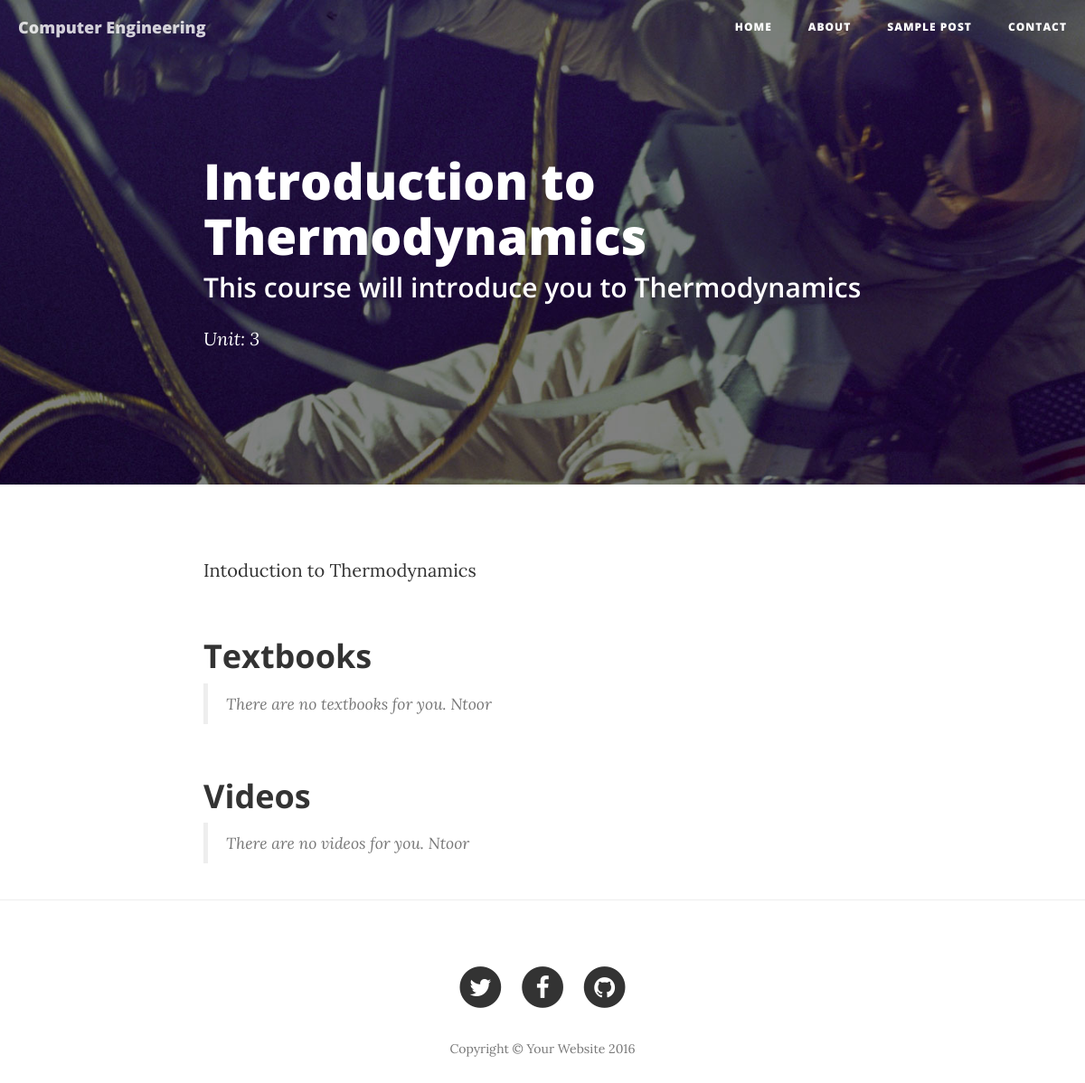
Screenshot of /Cscapp/course/CHE201/ with the database file from the repository.
### Cscapp/models.py (models this page shows, shortened)
class Course(models.Model):
    title = models.CharField(max_length=300, unique=True, default="Title")
    code = models.CharField(max_length=145, unique=True)
    unit = models.IntegerField(default=0)
    introductory = models.TextField(blank=True, null=True)
    text = models.TextField()
    class Meta:
        verbose_name_plural = 'courses'

### Cscapp/views.py (the view)
# urls.py: url(r'^course/(?P<course_code>[\w\-]+)/$', views.show_course, name='show_course'),
def show_course(request, course_code):
    context_dict = {}
    template = 'Cscapp/show_course.html'
    try:
        course = Course.objects.get(code=course_code)
        thetextbook = Textbook.objects.filter(course=course)
        thevideo = Video.objects.filter(course=course)
        context_dict['course'] = course
        context_dict['textbook'] = thetextbook
        context_dict['video'] = thevideo
    except Course.DoesNotExist:
        context_dict['course'] = None
        context_dict['textbook'] = None
        context_dict['video'] = None
    return render(request, template, context_dict)

### templates/Cscapp/show_course.html (shortened to what this page needs)
<!DOCTYPE html>
<html lang="en">
{% load staticfiles %}
<head>
    <link href={% static "vendor/bootstrap/css/bootstrap.min.css" %} rel="stylesheet">
    <link href={% static "css/clean-blog.min.css" %} rel="stylesheet">
    <link href={% static "vendor/font-awesome/css/font-awesome.min.css" %} rel="stylesheet" type="text/css">
</head>
<body>
    <nav class="navbar navbar-default navbar-custom navbar-fixed-top">
        <div class="container-fluid">
            <div class="navbar-header page-scroll">
                <a class="navbar-brand" href="index.html">Computer Engineering</a>
            </div>
            <div class="collapse navbar-collapse" id="bs-example-navbar-collapse-1">
                <ul class="nav navbar-nav navbar-right">
                    <li>
                        <a href="">Home</a>
                    </li>
                    <li>
                        <a href="#">About</a>
                    </li>
                    <li>
                        <a href="#">Sample Post</a>
                    </li>
                    <li>
                        <a href="#">Contact</a>
                    </li>
                </ul>
            </div>
        </div>
    </nav>
    <header class="intro-header" style="background-image: url({% static 'img/post-bg.jpg' %})">
        <div class="container">
            <div class="row">
                <div class="col-lg-8 col-lg-offset-2 col-md-10 col-md-offset-1">
                    <div class="post-heading">
                        <h1>{{ course.title }}</h1>
                        <h2 class="subheading">{{ course.introductory }}</h2>
                        <span class="meta">Unit: {{ course.unit }}</span>
                    </div>
                </div>
            </div>
        </div>
    </header>
    <article>
        <div class="container">
            <div class="row">
                <div class="col-lg-8 col-lg-offset-2 col-md-10 col-md-offset-1">
                    <p>{{ course.text }}</p>
                    <h2 class="section-heading">Textbooks</h2>
                    {% if textbook %}
                    {% for text in textbook %}
                    <p>{{ text.description }} {{ text.title }}</p>
                    {% endfor %}
                    {% else %}
                    <blockquote>There are no textbooks for you. Ntoor</blockquote>
                    {% endif %}
                    <h2 class="section-heading">Videos</h2>
                    {% if video %}
                    {% for vid in video %}
                    <p><a href="{{ vid.url }}">{{ vid.title }}</a></p>
                    {% endfor %}
                    {% else %}
                    <blockquote>There are no videos for you. Ntoor</blockquote>
                    {% endif %}
                </div>
            </div>
        </div>
    </article>
    <hr>
    <footer>
        <div class="container">
            <div class="row">
                <div class="col-lg-8 col-lg-offset-2 col-md-10 col-md-offset-1">
                    <ul class="list-inline text-center">
                        <li>
                            <a href="#">
                                <span class="fa-stack fa-lg">
                                    <i class="fa fa-circle fa-stack-2x"></i>
                                    <i class="fa fa-twitter fa-stack-1x fa-inverse"></i>
                                </span>
                            </a>
                        </li>
                        <li>
                            <a href="#">
                                <span class="fa-stack fa-lg">
                                    <i class="fa fa-circle fa-stack-2x"></i>
                                    <i class="fa fa-facebook fa-stack-1x fa-inverse"></i>
                                </span>
                            </a>
                        </li>
                        <li>
                            <a href="#">
                                <span class="fa-stack fa-lg">
                                    <i class="fa fa-circle fa-stack-2x"></i>
                                    <i class="fa fa-github fa-stack-1x fa-inverse"></i>
                                </span>
                            </a>
                        </li>
                    </ul>
                    <p class="copyright text-muted">Copyright &copy; Your Website 2016</p>
                </div>
            </div>
        </div>
    </footer>
</body>
</html>

### rows the page displays
Course: title "Introduction to Thermodynamics", introductory "This course will introduce you to Thermodynamics", unit "3", text "Intoduction to Thermodynamics"
